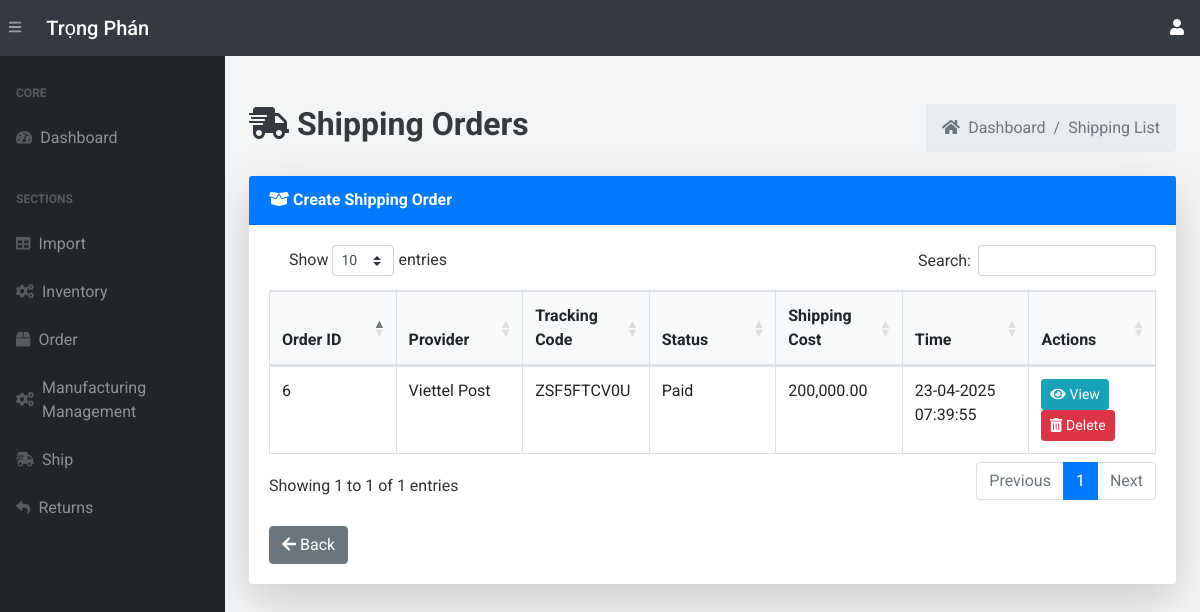
The page /shipping-list/ (signed in) on the database as committed earlier.
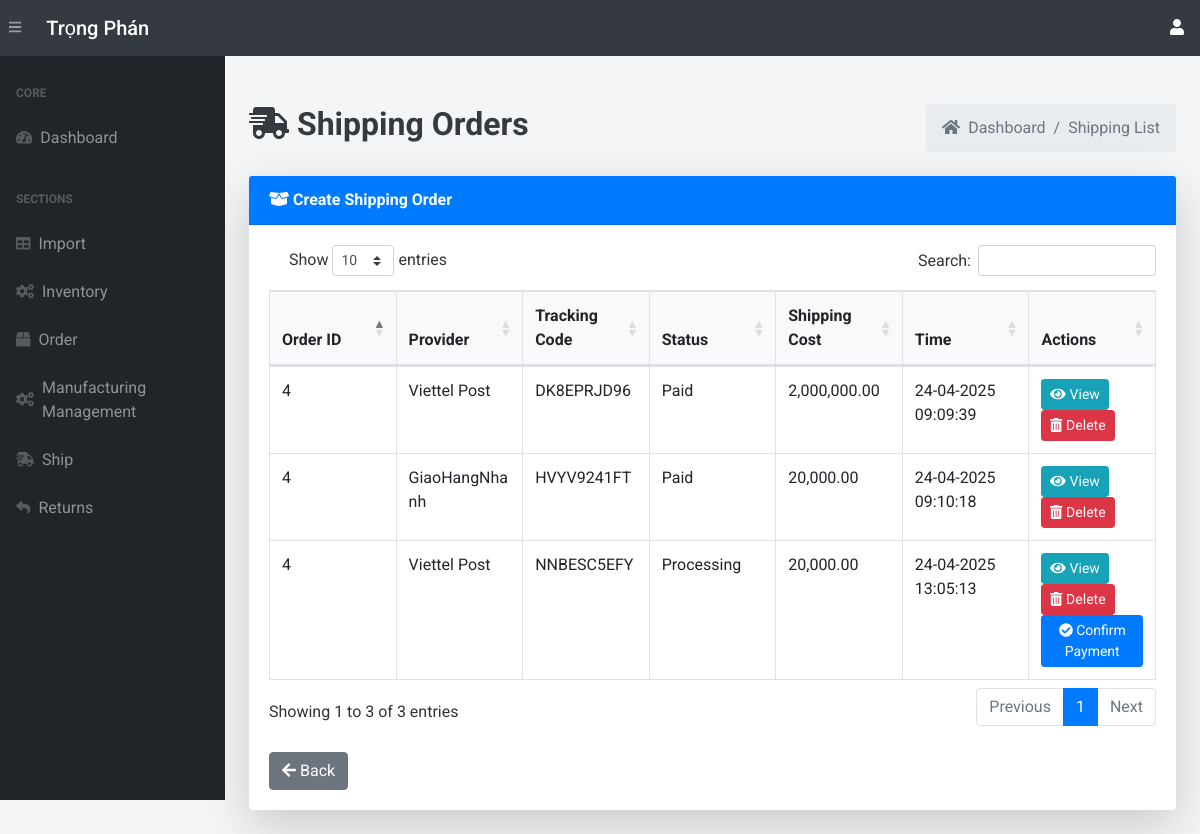
The same page on the database as committed later.
### app.py (models this page shows, shortened)
class Shipping(db.Model):
    __tablename__ = 'shipping'
    shipping_id = db.Column(db.Integer, primary_key=True)
    order_id = db.Column(db.Integer, db.ForeignKey('orders.order_id'))
    tracking_code = db.Column(db.String(255), unique=True)
    provider = db.Column(db.String(255), nullable=False)
    shipping_cost = db.Column(db.Numeric(10, 2), nullable=False)
    shipping_status = db.Column(db.String(50), default='Processing')  # Status: Pending, Shipped, Delivered
    pay_method=db.Column(db.String(255), nullable=False)
    shipment_time = db.Column(db.DateTime, default=vietnam_now)
    order = db.relationship('Order', backref='shipping_details')

### app.py (the view)
@app.route('/shipping-list/', methods=["GET"])
@login_required
def shipping_list():
    page = request.args.get('page', 1, type=int)
    shippings = Shipping.query.paginate(page=page, per_page=10)
    return render_template('shipping-list.html', shippings=shippings)

### app.py (called while the page is built, shortened)
@login_manager.user_loader
def load_user(user_id):
    return User.query.get(int(user_id))

def add_monthly_data():
    current_year = datetime.now().year
    months = [f"{current_year}-{str(month).zfill(2)}" for month in range(1, 4)]  # Tháng 1 đến tháng 6
    for month in months:
        existing_month_data = db.session.query(Order).filter(Order.order_date.like(f'{month}%')).first()
    db.session.commit()

@app.before_request
def initialize_data():
    add_monthly_data()

@app.template_filter('format_price')
@login_required
def format_price(value):
    try:
        return "{:,.2f}".format(value)
    except (ValueError, TypeError):
        return value

### templates/shipping-list.html (shortened to what the changed rows need)
{% extends 'base.html' %}
{% block content %}
<main>
    <div class="container-fluid mt-5">
        <div class="d-flex justify-content-between align-items-center mb-4">
            <h1 class="text-dark font-weight-bold" style="font-size: 2rem;">
                <i class="fas fa-shipping-fast"></i> Shipping Orders
            </h1>
        </div>
        <div class="card shadow-lg border-0 mb-4">
            <div class="card-body">
                <div class="table-responsive">
                    {% if shippings.items %}
                        <table class="table table-bordered table-hover" id="dataTable" width="100%" cellspacing="0" style="table-layout: fixed;">
                            <thead class="bg-light">
                                <tr>
                                    <th>Order ID</th>
                                    <th>Provider</th>
                                    <th>Tracking Code</th>
                                    <th>Status</th>
                                    <th>Shipping Cost</th>
                                    <th>Time</th>
                                    <th>Actions</th>
                                </tr>
                            </thead>
                            <tbody>
                                {% for shipping in shippings.items %}
                                    <tr>
                                        <td>{{ shipping.order_id }}</td>
                                        <td>{{ shipping.provider }}</td>
                                        <td>{{ shipping.tracking_code }}</td>
                                        <td>{{ shipping.shipping_status }}</td>
                                        <td>{{ shipping.shipping_cost | format_price }}</td>
                                        <td>{{ shipping.shipment_time.strftime('%d-%m-%Y %H:%M:%S')  }}</td>
                                        <td>
                                            <a href="{{ url_for('view_shipping', shipping_id=shipping.shipping_id) }}" class="btn btn-info btn-sm hover-shadow">
                                                <i class="fas fa-eye"></i> View
                                            </a>
                                            <form action="{{ url_for('delete_shipping_list', shipping_id=shipping.shipping_id) }}" method="POST" style="display:inline;">
                                                <button type="submit" class="btn btn-danger btn-sm hover-shadow" onclick="return confirm('Are you sure you want to delete this item from the shipping list?')">
                                                    <i class="fas fa-trash-alt"></i> Delete
                                                </button>
                                            </form>
                                            {% if shipping.shipping_status =="Processing" %}
                                                <a href="{{ url_for('confirm_shipping_payment', shipping_id=shipping.shipping_id) }}" class="btn btn-primary btn-sm hover-shadow">
                                                    <i class="fas fa-check-circle"></i> Confirm Payment
                                                </a>
                                            {% endif %}
                                        </td>
                                    </tr>
                                {% endfor %}
                            </tbody>
                        </table>
                    {% else %}
                        <p>No shipping orders found.</p>
                    {% endif %}
                    <br>
                    <a href="/shipping-queue/" class="btn btn-secondary hover-shadow">
                        <i class="fas fa-arrow-left"></i> Back
                    </a>
                </div>
            </div>
        </div>
    </div>
</main>
{% endblock %}

Rows that differ between the two databases and show on the page:
changed Shipping: order_id "6" → "4"; tracking_code "ZSF5FTCV0U" → "DK8EPRJD96"; shipping_cost "200,000.00" → "2,000,000.00"; shipment_time "23-04-2025 07:39:55" → "24-04-2025 09:09:39"
added Shipping: order_id "4", provider "GiaoHangNhanh", tracking_code "HVYV9241FT", shipping_status "Paid", shipping_cost "20,000.00", shipment_time "24-04-2025 09:10:18"
added Shipping: order_id "4", provider "Viettel Post", tracking_code "NNBESC5EFY", shipping_status "Processing", shipping_cost "20,000.00", shipment_time "24-04-2025 13:05:13"
Other text that changed with them:
text written by a page script: "Show entries Search: Showing 1 to 1 of 1 entries Previous 1 Next" → "Show entries Search: Showing 1 to 3 of 3 entries Previous 1 Next"
